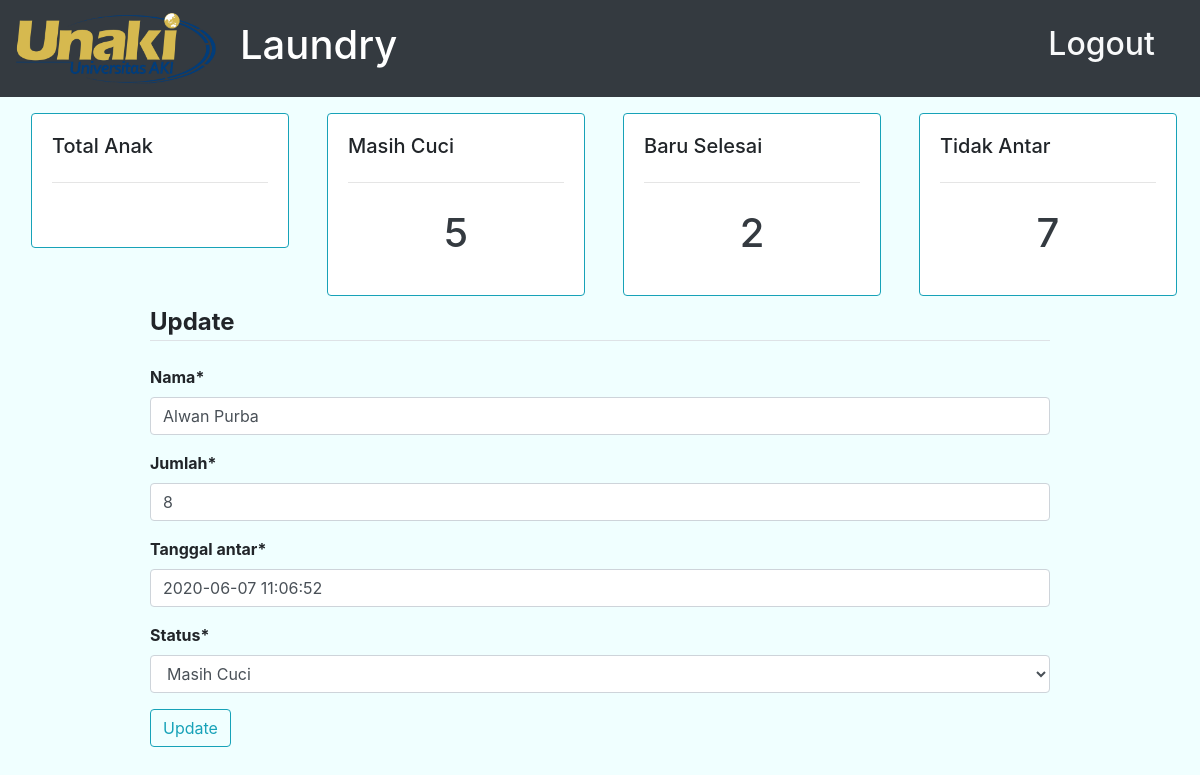
The app's page /update/55 (signed in) with its own data.
### account/models.py (models this page shows, shortened)
class Anak(models.Model):
    user = models.OneToOneField(User,null=True,blank=True,on_delete=models.CASCADE)
    CATEGORY = (
            ('Masih Cuci','Masih Cuci'),
            ('Selesai','Selesai'),
            ('Kosong','Kosong'),
            )
    nama = models.CharField(max_length=30)
    jumlah = models.IntegerField(default=0)
    tanggal_antar = models.DateTimeField(default=timezone.now)
    status =  models.CharField(max_length=20,choices=CATEGORY,default='Kosong')
    image_profile = models.ImageField(default='default.png',upload_to='profile_pics')

### account/decorators.py (the view)
        def wrapper_func(request, *args,**kwargs):
            groub = None
            if request.user.groups.exists():
                groub = request.user.groups.all()[0].name
            if groub in allowed_roles:
                return view_func(request, *args,**kwargs)
            else:
                return HttpResponse('you are not authorized to view this page')

### account/forms.py
class AnakForm(ModelForm):
    class Meta:
        model = Anak
        fields = '__all__'
        exclude = ['image_profile','user']

### account/views.py (called while the page is built)
@login_required(login_url='login')
@allowed_users(allowed_roles=['pencuci'])
def updateAnak(request,pk):
    anak_update = Anak.objects.get(id=pk)
    anak = Anak.objects.all().order_by('-tanggal_antar')
    jumlah = anak.count()
    pending = anak.filter(status='Masih Cuci').count()
    selesai = anak.filter(status='Selesai').count()
    kosong = anak.filter(status='Kosong').count()
    form = AnakForm(instance=anak_update)
    if request.method == 'POST':
        form = AnakForm(request.POST,instance=anak_update)
        if form.is_valid:
            form.save()
            return redirect('/')
    context = {
        'form': form,
        'anak':anak,
        'pending': pending,
        'selesai': selesai,
        'kosong': kosong,
    }
    return render(request,'account/update.html',context)

### account/templates/account/update.html (shortened to what this page needs)
{% extends 'account/base.html' %}
{% load crispy_forms_tags %}
{% block content %}
    <div class="container">
      <div class="row">
        <div class="col-md">
          <form class="" action="" method="post">
            <fieldset class="form-groub">
              <legend class="border-bottom mb-4"><strong>Update</strong></legend>
              <strong>{{ form|crispy }}</strong>
            </fieldset>
            <div class="form-groub">
                <button type="submit" name="button" class="btn btn-outline-info">Update</button>
            </div>
          </form>
        </div>
      </div>
    </div>
{% endblock content %}

### static/css/style.css (style rules this page uses)
body { background-color: #F0FFFF }

### records on screen
Anak: nama "Alwan Purba", jumlah "8", tanggal_antar "2020-06-07 11:06:52", status "Masih Cuci"

### other values on screen
{{ pending }} "5"
{{ selesai }} "2"
{{ kosong }} "7"
